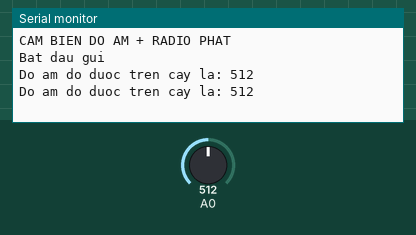
This sketch was run on a simulated Arduino Uno, built with avr-gcc and run on an emulated ATmega328P. Shown: the last lines printed to the serial monitor. The inputs (shaded band) are chosen by the test bench; at power-on: A0 = 512. No radio packets arrive unless stated.

Above: at 1.8 s.
1.9 s: A0 set to 716
At 2.8 s:
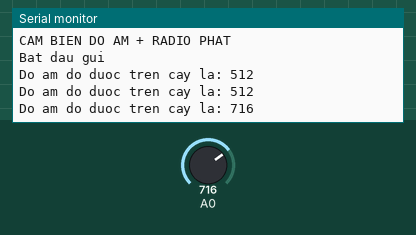
3.4 s: A0 set to 900
At 4.4 s:
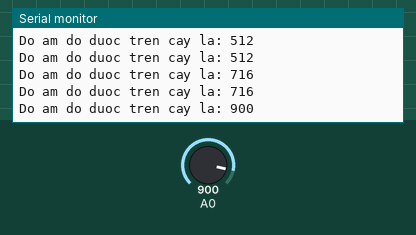
Timing chart, 0 to 6.4 s (numbered marks = the images above; inputs shaded):
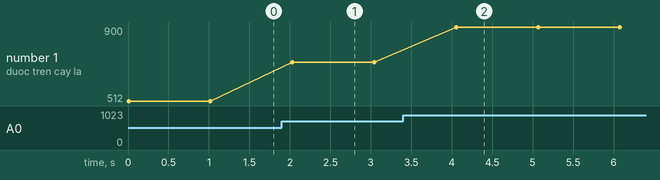

The sketch:

sua_T.ino
```cpp
#include <SPI.h>
#include "RF24.h"

// Xac dinh radio la radio phat
//bool radioNumber = 1;

/* Hardware configuration: Set up nRF24L01 radio on SPI bus plus pins 7 & 8 */
RF24 radio(7,8);

byte addresses[][6] = {"1Node","2Node"};

// Used to control whether this node is sending or receiving
//bool role = 0;

void setup() {
  Serial.begin(115200);
  Serial.println(F("CAM BIEN DO AM + RADIO PHAT"));
  //Serial.println(F("*** AN 'T' DE BAT DAU QUA TRINH CHUYEN GIU LIEU *** "));
  pinMode (2, INPUT);
  pinMode(A0, INPUT);
  radio.begin();

  // Set the PA Level low to prevent power supply related issues since this is a
 // getting_started sketch, and the likelihood of close proximity of the devices. RF24_PA_MAX is default.
  radio.setPALevel(RF24_PA_LOW);

  // Open a writing and reading pipe on each radio, with opposite addresses
  /*if(radioNumber){
    radio.openWritingPipe(addresses[1]);
    radio.openReadingPipe(1,addresses[0]);
  }else{
    radio.openWritingPipe(addresses[0]);
    radio.openReadingPipe(1,addresses[1]);
  }*/

  // Start the radio listening for data
  radio.startListening();
  Serial.println(F("Bat dau gui"));
}

void loop() {
  radio.stopListening();                                    // First, stop listening so we can talk.
  long value = analogRead(A0);     // Ta sẽ đọc giá trị hiệu điện thế của cảm biến
                                      // Giá trị được số hóa thành 1 số nguyên có giá trị
                                      // trong khoảng từ 0 đến 1023
  Serial.print("Do am do duoc tren cay la: ");
  Serial.println(value);//Xuất ra serial Monitor
  delay(10);

  unsigned long start_time = value;                             // Take the time, and send it.  This will block until complete
  if (!radio.write( &start_time, sizeof(unsigned long) )){
    Serial.println(F("LOI"));
  }

  radio.startListening();                                    // Now, continue listening

  /*unsigned long started_waiting_at = micros();               // Set up a timeout period, get the current microseconds
  boolean timeout = false;                                   // Set up a variable to indicate if a response was received or not

  while ( ! radio.available() ){                             // While nothing is received
      if (micros() - started_waiting_at > 200000 ){            // If waited longer than 200ms, indicate timeout and exit while loop
          timeout = true;
          break;
      }
  }

  if ( timeout ){
    Serial.println(F("LOI , KHONG KET NOI DUOC VOI RADIO THU."));
    } else {
        unsigned long got_time;                                 // Grab the response, compare, and send to debugging spew
        radio.read( &got_time, sizeof(unsigned long) );
        unsigned long end_time = micros();
      }*/
   // Try again 1s later
   delay(1000);
}


  /*if ( Serial.available() )
  {
    char c = toupper(Serial.read());
    if ( c == 'T' && role == 0 ){
      Serial.println(F("*** CHANGING TO TRANSMIT ROLE -- PRESS 'R' TO SWITCH BACK"));
      role = 1;                  // Become the primary transmitter (ping out)

   }else
    if ( c == 'R' && role == 1 ){
      Serial.println(F("*** CHANGING TO RECEIVE ROLE -- PRESS 'T' TO SWITCH BACK"));
       role = 0;                // Become the primary receiver (pong back)
       radio.startListening();

    }
  }*/
```

Measured:
- after the input at 1.9 s, the serial monitor: prints a new line after 0.13 s (image 1)
- after the input at 3.4 s, the serial monitor: prints a new line after 0.65 s (image 2)
- plotted number 1: 512 → 716 after the input at 1.9 s, 716 → 900 after the input at 3.4 s
